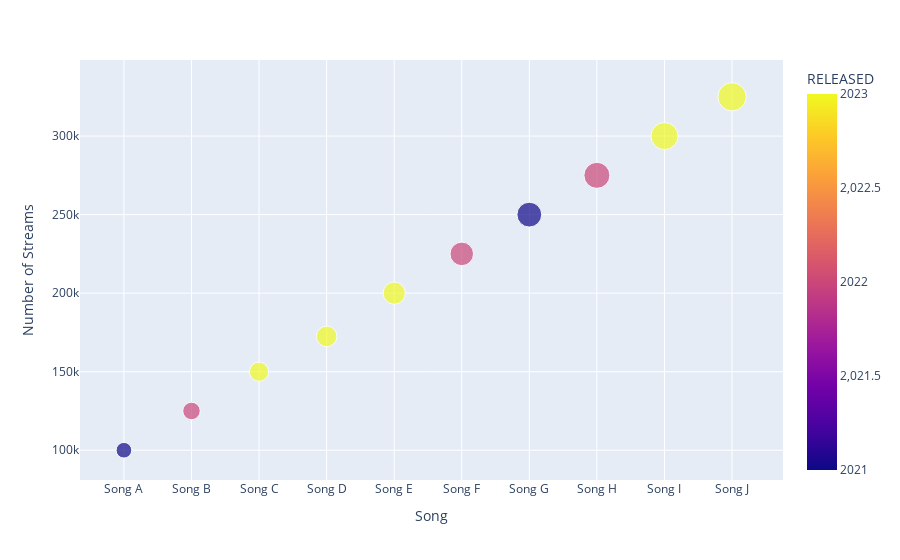

The notebook cell saved with this chart:
### Code cell
# Bubble chart coding

fig = px.scatter(df, x="Song", y="Number of Streams", color="RELEASED",
                 size='Number of Streams', hover_data=['Song'])
fig.show()

### Figure 1 — Plotly figure (JSON) as saved in the notebook; plotly's stock layout.template omitted (floating-point values rounded to 4 significant figures)
{"data": [{"hovertemplate": "Song=%{x}<br>Number of Streams=%{marker.size}<br>RELEASED=%{marker.color}<extra></extra>", "legendgroup": "", "marker": {"color": [2021, 2022, 2023, 2023, 2023, 2022, 2021, 2022, 2023, 2023], "coloraxis": "coloraxis", "size": [100000, 125000, 150000, 172500, 200000, 225000, 250000, 275000, 300000, 325000], "sizemode": "area", "sizeref": 812.5, "symbol": "circle"}, "mode": "markers", "name": "", "orientation": "v", "showlegend": false, "type": "scatter", "x": ["Song A", "Song B", "Song C", "Song D", "Song E", "Song F", "Song G", "Song H", "Song I", "Song J"], "xaxis": "x", "y": [100000, 125000, 150000, 172500, 200000, 225000, 250000, 275000, 300000, 325000], "yaxis": "y"}], "layout": {"coloraxis": {"colorbar": {"title": {"text": "RELEASED"}}, "colorscale": [[0, "#0d0887"], [0.1111, "#46039f"], [0.2222, "#7201a8"], [0.3333, "#9c179e"], [0.4444, "#bd3786"], [0.5556, "#d8576b"], [0.6667, "#ed7953"], [0.7778, "#fb9f3a"], [0.8889, "#fdca26"], [1, "#f0f921"]]}, "legend": {"itemsizing": "constant", "tracegroupgap": 0}, "margin": {"t": 60}, "xaxis": {"anchor": "y", "domain": [0, 1], "title": {"text": "Song"}}, "yaxis": {"anchor": "x", "domain": [0, 1], "title": {"text": "Number of Streams"}}}}
